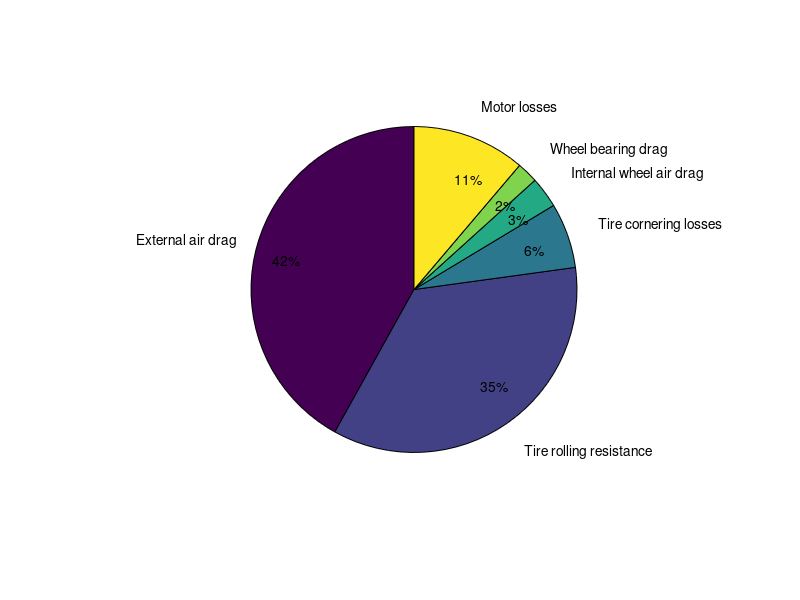
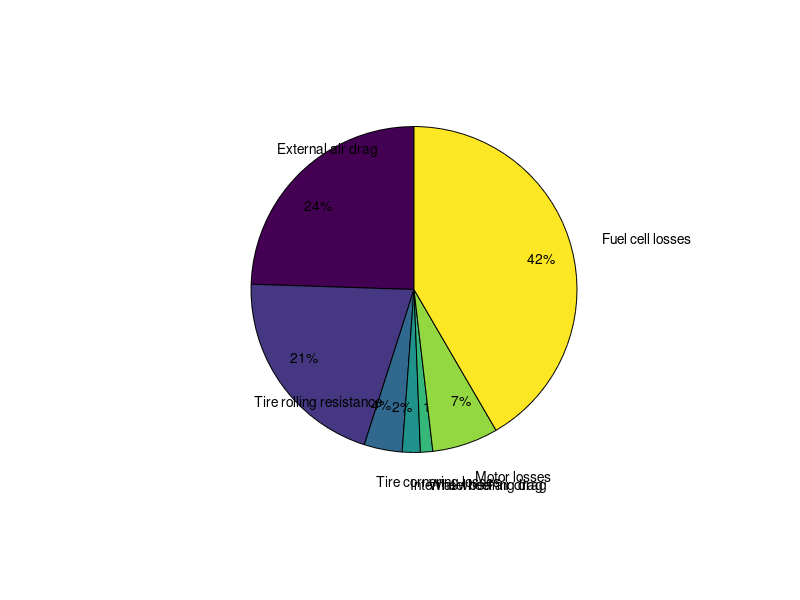

Recreate these plots in MATLAB, in order.
clear; clc; close all;

%all loss terms are in watts

v = 6.706; %nominal race speed in m/s
massCar = 26; %mass of car in kg
massDriver = 45; %mass of driver in kg
g = 9.807; %acceleration of gravity

massTotal = massCar + massDriver;

totalLosses = [];
totalLossesLabels = {};

%air drag------------------------------------------------
airCdA = 0.0438; %coefficient of drag
airDensity = 1.225; %density of air, kg/m^3

% notes:
%   the speed of the car is not constant, as it accelerates from a
%   standstill at the beginning. This variable speed is compressed into a
%   single "RMS" multiplier
airRMSMultiplier = 1.0149; %rms of the velocity profile, world record attempt

airForce = 0.5 * airDensity * airCdA * (v * airRMSMultiplier)^2;
airPower = airForce * v;

totalLosses = [totalLosses, airPower];
totalLossesLabels{end+1} = 'External air drag';

%rolling resistance--------------------------------------
rrCoeff = 0.0015; %coefficient of rolling resistance
rrForce = massTotal * g * rrCoeff; %drag force of rolling resistance in newtons
rrPower = rrForce * v; %power loss of rolling resistance in watts

totalLosses = [totalLosses, rrPower];
totalLossesLabels{end+1} = 'Tire rolling resistance';

%cornering losses----------------------------------------
ca = 120; %tire cornering stiffness, newtons per degree
cornerRadius = [25 25 25 25]; %turn radius in meters. assuming each corner turns 90 degrees
cornerVelocity = [v v v v]; %speed taken through each corner
trackLength = 1947.1; %track length in meters. Galot raceway in Benson, NC

alpha = (massTotal .* cornerVelocity.^2 ./ cornerRadius) ./ ca; %tire slip angle, degrees
corneringDragForce = ca .* alpha .^ 2 .* pi ./ 180; %traction force needed

corneringPower = corneringDragForce .* v;
corneringAveragePower = sum(corneringPower .* 0.5 .* pi .* cornerRadius ./ trackLength);

totalLosses = [totalLosses, corneringAveragePower];
totalLossesLabels{end+1} = 'Tire cornering losses';

%wheel air drag------------------------------------------
wheelDia = 0.475; %diameter of the wheel in m
wheelOmega = v / (wheelDia / 2);
wheelCdA = 1.1e-3;
wheelAirLoss = 3 * 0.5 * airDensity * v^3 * wheelCdA; %three wheels in the car

totalLosses = [totalLosses, wheelAirLoss];
totalLossesLabels{end+1} = 'Internal wheel air drag';
%bearing drag--------------------------------------------
Tb = 4.9e-3; %bearing frictional moment, Nm
bearingLoss = 3 * v * Tb /  (wheelDia/2); %three wheels in the car

totalLosses = [totalLosses, bearingLoss];
totalLossesLabels{end+1} = 'Wheel bearing drag';

%motor losses--------------------------------------------
motorGearRatio = 120/14;
motorRPM = wheelOmega * motorGearRatio * 60/(2*pi);
motorCurrent = 5;
motorVoltage = 16;

modelKv = 189;
modelLs = 0.160e-3 * 1.75;
modelRs = 0.186 * 1.34;
PvsERPM = [-9.5593e-13   4.6815e-08   3.3604e-04    0];
modelKt = 1./(modelKv*2*pi/60);

noLoadTorque =  polyval(PvsERPM,motorRPM*2)./(motorRPM/60*2*pi);
modelTorque = motorCurrent*modelKt  - noLoadTorque;
modelRsTmp = sqrt(modelRs.^2 + (modelLs*motorRPM*2 / 60 * 2 * pi).^2);
V = motorRPM / modelKv + motorCurrent.*modelRsTmp;

% notes:
%   controller in world record car was older than the dyno motor controller
%       and drew 600mW instead of 300mW

modelLosses(:,:,1) = motorCurrent.^2.*modelRs;     % I2R
modelLosses(:,:,2) = polyval(PvsERPM,motorRPM*2);  % nonelectrical
modelLosses(:,:,3) = 0.6*ones(size(motorRPM));     % controller
modelLosses(:,:,4) = 6e-3*modelTorque.^2.*motorRPM;% transmission

motorDutyCycle = sum(totalLosses) / (motorCurrent * motorVoltage);

totalLosses = [totalLosses, sum(modelLosses)*motorDutyCycle];
totalLossesLabels{end+1} = 'Motor losses';

motorEff = 1 - (sum(modelLosses)*motorDutyCycle) / sum(totalLosses);

%pre-hydrogen pie chart----------------------------------
figure;

H = pie(totalLosses);
T = H(strcmpi(get(H,'Type'),'text'));
P = cell2mat(get(T,'Position'));
set(T,{'Position'},num2cell(P*0.6,2));
P(1, 1) = -1.7;%hack to make text better
text(P(:,1),P(:,2),totalLossesLabels(:));

%fuel cell-----------------------------------------------
h2Eff = 0.584;
electricalPower = sum(totalLosses);
fuelCellLoss = electricalPower / h2Eff - electricalPower;

totalLosses = [totalLosses, fuelCellLoss];
totalLossesLabels{end+1} = 'Fuel cell losses';

%plotting and scorekeeping------------------------------
figure;
H = pie(totalLosses);
T = H(strcmpi(get(H,'Type'),'text'));
P = cell2mat(get(T,'Position'));
set(T,{'Position'},num2cell(P*0.6,2));
text(P(:,1),P(:,2),totalLossesLabels(:));


totalPower = sum(totalLosses);
electricScoreMetric = v ./ (electricalPower ./ 3600); %electric score in km per kWh
electricScoreEnglish = electricScoreMetric ./ 1.609; %electric score in miles per kWh
joulesPerLiterGas = 42.9e6 * 0.7646; %using constants from 2018 Eco-Marathon rules
scoreMetric = joulesPerLiterGas .* v ./ (totalPower .* 1000); %hydrogen score in km per liter of gas
scoreEnglish = scoreMetric ./ 1.609 .* 3.78541; % miles per gallon

%note, actual world record hydrogen score was 14,573 MPG, 6196 km/L

fprintf('Predicted electric score: %.1f mi/kWh, Hydrogen score: %.1f km/L\n', electricScoreEnglish, scoreMetric);